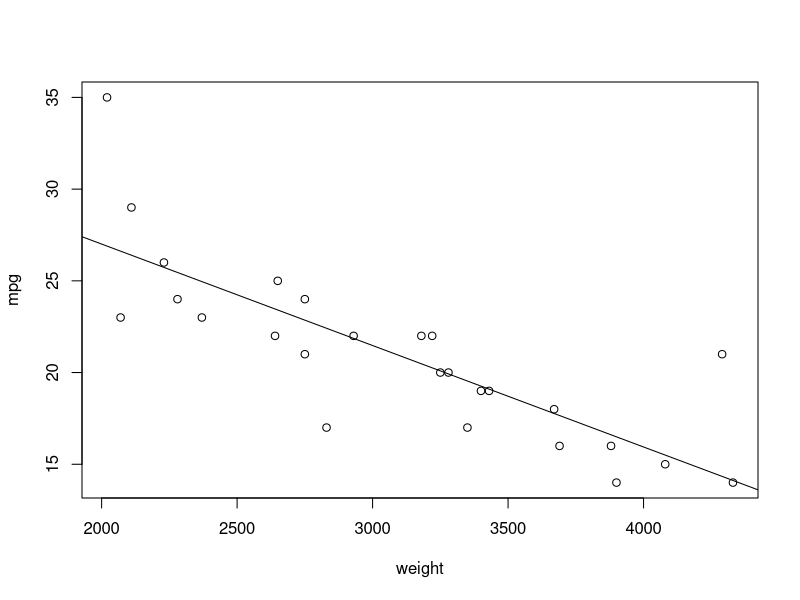

Write the R code that produced this figure.
# Introduction to R
# Copyright 2013 by Ani Katchova

# Set working directory to where csv file is located
# setwd("")

# Read the data
mydata<- read.csv("intro_auto.csv")
attach(mydata)

# List the variables
names(mydata)

# Show first lines of data
head(mydata)
mydata[1:10,]

# Descriptive statistics
summary(mpg)
sd(mpg)
length(mpg)
summary(price)
sd(price)

# Sort the data
sort(make)

# Frequency tables
table(make)
table (make, foreign)

# Correlation among variables
cor(price, mpg)

# T-test for mean of one group
t.test(mpg, mu=20)

# ANOVA for equality of means for two groups
anova(lm(mpg ~ factor(foreign)))

# OLS regression - mpg (dependent variable) and weight, length and foreign (independent variables)
olsreg <- lm(mpg ~ weight + length + foreign)
summary(olsreg)
# summary(lm(mpg ~ weight + length + foreign))

# Plotting data
plot (mpg ~ weight)
olsreg1 <- lm(mpg ~ weight)
abline(olsreg1)

# Redefining variables 
Y <- cbind(mpg)
X <- cbind(weight, length, foreign)
summary(Y)
summary(X)
olsreg <- lm(Y ~ X)
summary(olsreg) 

# Install and use packages 
# install.packages("plm")
# library(plm)
